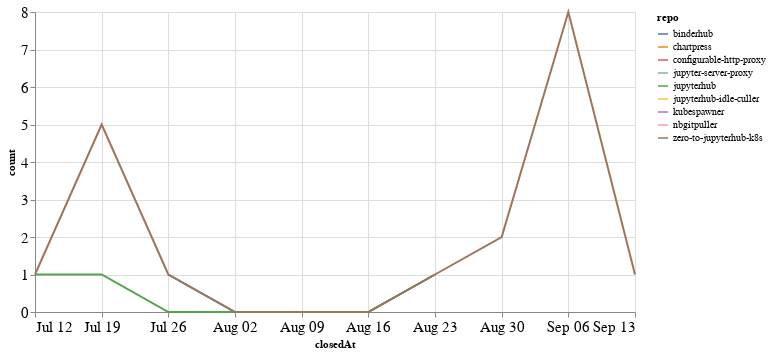

Notebook source saved alongside this figure:
### Code cell
closed_by_time = closed_by.groupby('repo').resample('W', on='closedAt').count()['author'].reset_index()
closed_by_time = closed_by_time.rename(columns={'author': 'count'})

alt.Chart(closed_by_time, width=600).mark_line().encode(
    x='closedAt',
    y='count',
    color='repo',
    tooltip="repo"
)

### Figure 1 — Vega-Lite specification as saved in the notebook (floating-point values rounded to 4 significant figures)
{"config": {"axisLeft": {"labelFontSize": 15}, "axisBottom": {"labelFontSize": 15}}, "data": {"name": "data-c62bfb73f8cbb74b96ca851374ad5082"}, "mark": "line", "encoding": {"color": {"type": "nominal", "field": "repo"}, "tooltip": {"type": "nominal", "field": "repo"}, "x": {"type": "temporal", "field": "closedAt"}, "y": {"type": "quantitative", "field": "count"}}, "width": 600, "$schema": "https://vega.github.io/schema/vega-lite/v4.8.1.json", "datasets": {"data-c62bfb73f8cbb74b96ca851374ad5082": [{"repo": "binderhub", "closedAt": "2020-07-26T00:00:00", "count": 1}, {"repo": "binderhub", "closedAt": "2020-08-02T00:00:00", "count": 0}, {"repo": "binderhub", "closedAt": "2020-08-09T00:00:00", "count": 0}, {"repo": "binderhub", "closedAt": "2020-08-16T00:00:00", "count": 0}, {"repo": "binderhub", "closedAt": "2020-08-23T00:00:00", "count": 1}, {"repo": "chartpress", "closedAt": "2020-07-19T00:00:00", "count": 1}, {"repo": "configurable-http-proxy", "closedAt": "2020-08-30T00:00:00", "count": 1}, {"repo": "jupyter-server-proxy", "closedAt": "2020-08-02T00:00:00", "count": 1}, {"repo": "jupyterhub", "closedAt": "2020-07-12T00:00:00", "count": 1}, {"repo": "jupyterhub", "closedAt": "2020-07-19T00:00:00", "count": 1}, {"repo": "jupyterhub", "closedAt": "2020-07-26T00:00:00", "count": 0}, {"repo": "jupyterhub", "closedAt": "2020-08-02T00:00:00", "count": 0}, {"repo": "jupyterhub", "closedAt": "2020-08-09T00:00:00", "count": 0}, {"repo": "jupyterhub", "closedAt": "2020-08-16T00:00:00", "count": 0}, {"repo": "jupyterhub", "closedAt": "2020-08-23T00:00:00", "count": 1}, {"repo": "jupyterhub-idle-culler", "closedAt": "2020-08-23T00:00:00", "count": 1}, {"repo": "kubespawner", "closedAt": "2020-07-19T00:00:00", "count": 1}, {"repo": "nbgitpuller", "closedAt": "2020-08-02T00:00:00", "count": 4}, {"repo": "zero-to-jupyterhub-k8s", "closedAt": "2020-07-12T00:00:00", "count": 1}, {"repo": "zero-to-jupyterhub-k8s", "closedAt": "2020-07-19T00:00:00", "count": 5}, {"repo": "zero-to-jupyterhub-k8s", "closedAt": "2020-07-26T00:00:00", "count": 1}, {"repo": "zero-to-jupyterhub-k8s", "closedAt": "2020-08-02T00:00:00", "count": 0}, {"repo": "zero-to-jupyterhub-k8s", "closedAt": "2020-08-09T00:00:00", "count": 0}, {"repo": "zero-to-jupyterhub-k8s", "closedAt": "2020-08-16T00:00:00", "count": 0}, {"repo": "zero-to-jupyterhub-k8s", "closedAt": "2020-08-23T00:00:00", "count": 1}, {"repo": "zero-to-jupyterhub-k8s", "closedAt": "2020-08-30T00:00:00", "count": 2}, {"repo": "zero-to-jupyterhub-k8s", "closedAt": "2020-09-06T00:00:00", "count": 8}, {"repo": "zero-to-jupyterhub-k8s", "closedAt": "2020-09-13T00:00:00", "count": 1}]}}
